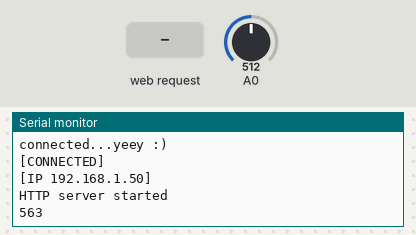
Simulated run of this sketch. Board: ESP8266 (NodeMCU). Parts: the last lines printed to the serial monitor. The test bench sets the inputs (shaded band); at power-on: A0 = 512. WiFi joins after 1.5 s; servers stay silent unless stated.

Above: at 2.7 s.
2.8 s: HTTP request GET /getCount received
At 4.5 s:
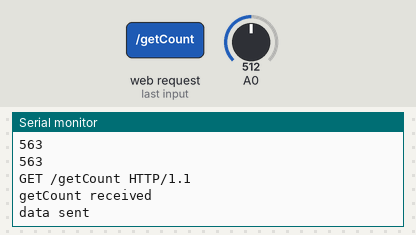
5.2 s: A0 set to 716
At 6.3 s:
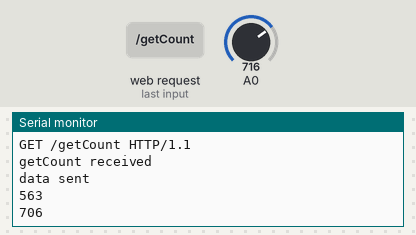
6.7 s: A0 set to 900
At 7.9 s:
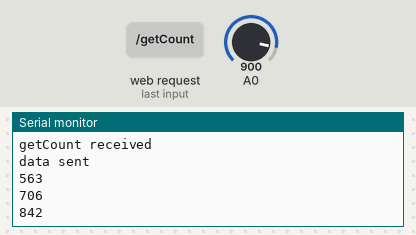
Timing chart, 0 to 9.7 s (numbered marks = the images above; inputs shaded):
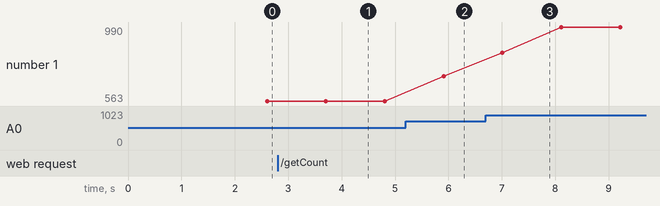

Measured:
- after the input at 2.8 s, the serial monitor: prints a new line after 0.91 s (image 1)
- after the input at 5.2 s, the serial monitor: prints a new line after 0.71 s (image 2)
- after the input at 6.7 s, the serial monitor: prints a new line after 0.31 s (image 3)
- plotted number 1: 563 → 706 after the input at 5.2 s, 706 → 990 after the input at 6.7 s

The sketch:

cupmat.ino
```cpp
String header = "HTTP/1.1 200 OK\r\nContent-Type: text/html\r\n\r\n";

String html_1 = R"=====(
<!DOCTYPE html>
<html>
 <head>
  <meta name='viewport' content='width=device-width, initial-scale=1.0'/>
  <meta charset='utf-8'>
  <style>
    body {font-size:100%;}
    #main {display: table; margin: auto;  padding: 10px 10px 10px 10px; }
    #content { border: 5px solid blue; border-radius: 15px; padding: 10px 0px 10px 0px;}
    h2 {text-align:center; margin: 10px 0px 10px 0px;}
    p { text-align:center; margin: 5px 0px 10px 0px; font-size: 120%;}
    #time_P { margin: 10px 0px 15px 0px;}
  </style>

  <script>
    function updateTime()
    {
       var d = new Date();
       var t = "";
       t = d.toLocaleTimeString();
       document.getElementById('P_time').innerHTML = t;
    }

    function updateTemp()
    {
       ajaxLoad('getCount');
    }

    var ajaxRequest = null;
    if (window.XMLHttpRequest)  { ajaxRequest =new XMLHttpRequest(); }
    else                        { ajaxRequest =new ActiveXObject("Microsoft.XMLHTTP"); }

    function ajaxLoad(ajaxURL)
    {
      if(!ajaxRequest){ alert('AJAX is not supported.'); return; }

      ajaxRequest.open('GET',ajaxURL,true);
      ajaxRequest.onreadystatechange = function()
      {
        if(ajaxRequest.readyState == 4 && ajaxRequest.status==200)
        {
          var ajaxResult = ajaxRequest.responseText;
          var tmpArray = ajaxResult.split("|");
          document.getElementById('ncup').innerHTML = tmpArray[0];
        }
      }
      ajaxRequest.send();
    }

    var myVar1 = setInterval(updateTemp, 5000);
    var myVar2 = setInterval(updateTime, 1000);

  </script>


  <title>Smart Cup Mat</title>
 </head>

 <body>
   <div id='main'>
     <h2>Smart Cup Mat</h2>
     <div id='content'>
       <p id='P_time'>Time</p>
       <h2>You have drunk</h2>
       <p> <span id='ncup'>--</span> </p>
     </div>
   </div>
 </body>
</html>
)=====";

#include <ESP8266WiFi.h>          //https://github.com/esp8266/Arduino
#include <WiFiClient.h>
#include <ESP8266WiFiMulti.h>
//#include <ESP8266WebServer.h>
#include <DNSServer.h>

#include <WiFiManager.h>         //https://github.com/tzapu/WiFiManager
//#include <ESP8266mDNS.h>

ESP8266WiFiMulti wifiMulti;     // Create an instance of the ESP8266WiFiMulti class, called 'wifiMulti'
WiFiServer server(80);    // Create a webserver object that listens for HTTP request on port 80

String request = "";
int tmpval = 0;
int state = 0; //0:none 1:empty 2:full
int ncup = 0;
//int led = 2;

//void handleRoot();              // function prototypes for HTTP handlers
//void handleValue();
//void handleNotFound();

void setup() {
    // put your setup code here, to run once:
    Serial.begin(115200);

    //WiFiManager
    //Local intialization. Once its business is done, there is no need to keep it around
    WiFiManager wifiManager;
    //reset saved settings
    //wifiManager.resetSettings();

    //set custom ip for portal
    //wifiManager.setAPStaticIPConfig(IPAddress(10,0,1,1), IPAddress(10,0,1,1), IPAddress(255,255,255,0));

    //fetches ssid and pass from eeprom and tries to connect
    //if it does not connect it starts an access point with the specified name
    //here  "AutoConnectAP"
    //and goes into a blocking loop awaiting configuration
    wifiManager.autoConnect("AutoConnectAP");
    //or use this for auto generated name ESP + ChipID
    //wifiManager.autoConnect();

    //if you get here you have connected to the WiFi
    Serial.println("connected...yeey :)");
//    if (MDNS.begin("esp8266")) {              // Start the mDNS responder for esp8266.local
//      Serial.println("mDNS responder started");
//    } else {
//      Serial.println("Error setting up MDNS responder!");
//    }

      Serial.println("");
      Serial.println(F("[CONNECTED]"));
      Serial.print("[IP ");
      Serial.print(WiFi.localIP());
      Serial.println("]");

//    server.on("/", HTTP_GET, handleRoot);     // Call the 'handleRoot' function when a client requests URI "/"
//    server.on("/value", HTTP_POST, handleValue);  // Call the 'handleLED' function when a POST request is made to URI "/LED"
//    server.onNotFound(handleNotFound);        // When a client requests an unknown URI (i.e. something other than "/"), call function "handleNotFound"

    server.begin();                           // Actually start the server
    Serial.println("HTTP server started");
}

void loop() {

    tmpval = 0;
    for(int i =0; i<=10; i++){
      tmpval = tmpval + analogRead(A0);
      delay(100);
    }
    tmpval = tmpval/10;
    Serial.println(tmpval);


    if (abs(tmpval - 75)<15 && state==2){
      state = 1;
      ncup++;
      Serial.print("Emptied a cup!") ;
    }

    if (abs(tmpval - 180)<15) {
      if (state == 1){
        state = 2;
        Serial.print("Refilled!");
      }else if(state==0){
        state = 2;
        Serial.print("First cup of the day!");
      }
    }

    WiFiClient client = server.available();     // Check if a client has connected
    if (!client){
      return;
    }

    request = client.readStringUntil('\r');     // Read the first line of the request
    Serial.println(request);
    Serial.println("");

    //server.handleClient();                    // Listen for HTTP requests from clients

    if ( request.indexOf("getCount") > 0 )
     {
          Serial.println("getCount received");

          if ( !isnan(tmpval) )
          {
              client.print( header );
              client.print( ncup ); client.print( "|" );
              Serial.println("data sent");
          }
          else
          {
              Serial.println("Error reading the sensor");
          }
     }

     else
     {
        client.flush();
        client.print( header );
        client.print( html_1 );
        Serial.println("New page served");
     }
}

//void handleRoot() {                         // When URI / is requested, send a web page with a button to toggle the LED
//  server.send(200, "text/html", "<form action=\"/value\" method=\"POST\"><input type=\"submit\" value=\"Extract value\"></form>");
//}
//
//void handleValue() {                          // If a POST request is made to URI /LED
//  String mystr;
//  mystr = String(tmpval);
//  //Serial.println(val);
//  server.send(200,"text/html", "<h1>ADC reads, " + mystr + "!</h1><p>Login successful</p>");
//
//}
//
//void handleNotFound(){
//  server.send(404, "text/plain", "404: Not found"); // Send HTTP status 404 (Not Found) when there's no handler for the URI in the request
//}
```
